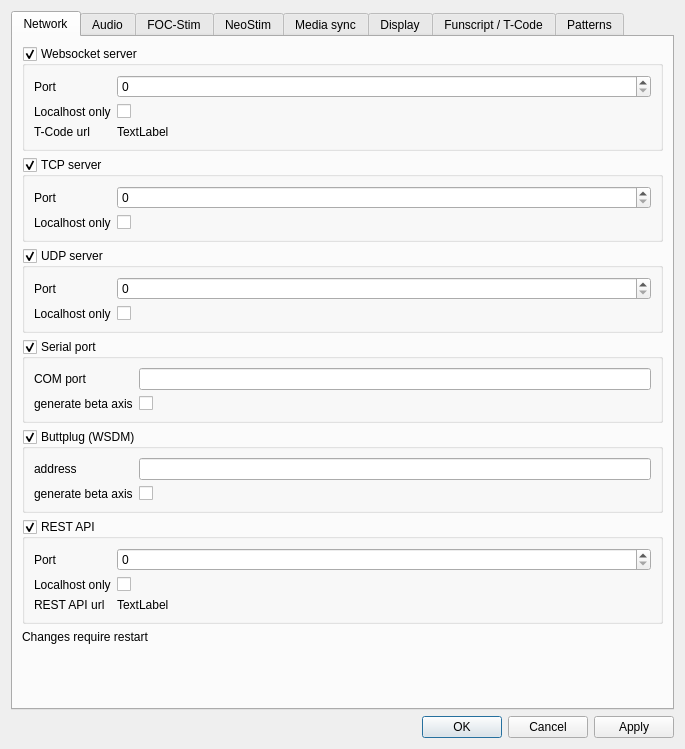
<?xml version="1.0" encoding="UTF-8"?>
<ui version="4.0">
 <class>PreferencesDialog</class>
 <widget class="QWidget" name="PreferencesDialog">
  <property name="geometry">
   <rect>
    <x>0</x>
    <y>0</y>
    <width>685</width>
    <height>749</height>
   </rect>
  </property>
  <property name="windowTitle">
   <string>Preferences</string>
  </property>
  <layout class="QVBoxLayout" name="verticalLayout">
   <item>
    <widget class="QTabWidget" name="tabWidget">
     <property name="currentIndex">
      <number>0</number>
     </property>
     <widget class="QWidget" name="tab_network">
      <attribute name="title">
       <string>Network</string>
      </attribute>
      <layout class="QVBoxLayout" name="verticalLayout_2">
       <item>
        <widget class="QGroupBox" name="gb_websocket_server">
         <property name="title">
          <string>Websocket server</string>
         </property>
         <property name="checkable">
          <bool>true</bool>
         </property>
         <layout class="QFormLayout" name="formLayout_4">
          <item row="0" column="0">
           <widget class="QLabel" name="label">
            <property name="text">
             <string>Port</string>
            </property>
           </widget>
          </item>
          <item row="1" column="0">
           <widget class="QLabel" name="label_6">
            <property name="text">
             <string>Localhost only</string>
            </property>
           </widget>
          </item>
          <item row="1" column="1">
           <widget class="QCheckBox" name="websocket_localhost_only">
            <property name="text">
             <string/>
            </property>
           </widget>
          </item>
          <item row="0" column="1">
           <widget class="QSpinBox" name="websocket_port">
            <property name="maximum">
             <number>65535</number>
            </property>
           </widget>
          </item>
          <item row="2" column="0">
           <widget class="QLabel" name="label_28">
            <property name="text">
             <string>T-Code url</string>
            </property>
           </widget>
          </item>
          <item row="2" column="1">
           <widget class="QLabel" name="label_websocket_url">
            <property name="text">
             <string>TextLabel</string>
            </property>
           </widget>
          </item>
         </layout>
        </widget>
       </item>
       <item>
        <widget class="QGroupBox" name="gb_tcp_server">
         <property name="title">
          <string>TCP server</string>
         </property>
         <property name="checkable">
          <bool>true</bool>
         </property>
         <layout class="QFormLayout" name="formLayout_2">
          <item row="0" column="0">
           <widget class="QLabel" name="label_3">
            <property name="text">
             <string>Port</string>
            </property>
           </widget>
          </item>
          <item row="1" column="0">
           <widget class="QLabel" name="label_10">
            <property name="text">
             <string>Localhost only</string>
            </property>
           </widget>
          </item>
          <item row="1" column="1">
           <widget class="QCheckBox" name="tcp_localhost_only">
            <property name="text">
             <string/>
            </property>
           </widget>
          </item>
          <item row="0" column="1">
           <widget class="QSpinBox" name="tcp_port">
            <property name="maximum">
             <number>65535</number>
            </property>
           </widget>
          </item>
         </layout>
        </widget>
       </item>
       <item>
        <widget class="QGroupBox" name="gb_udp_server">
         <property name="title">
          <string>UDP server</string>
         </property>
         <property name="flat">
          <bool>false</bool>
         </property>
         <property name="checkable">
          <bool>true</bool>
         </property>
         <layout class="QFormLayout" name="formLayout">
          <item row="0" column="0">
           <widget class="QLabel" name="label_4">
            <property name="text">
             <string>Port</string>
            </property>
           </widget>
          </item>
          <item row="1" column="0">
           <widget class="QLabel" name="label_11">
            <property name="text">
             <string>Localhost only</string>
            </property>
           </widget>
          </item>
          <item row="1" column="1">
           <widget class="QCheckBox" name="udp_localhost_only">
            <property name="text">
             <string/>
            </property>
           </widget>
          </item>
          <item row="0" column="1">
           <widget class="QSpinBox" name="udp_port">
            <property name="maximum">
             <number>65535</number>
            </property>
           </widget>
          </item>
         </layout>
        </widget>
       </item>
       <item>
        <widget class="QGroupBox" name="gb_serial">
         <property name="title">
          <string>Serial port</string>
         </property>
         <property name="checkable">
          <bool>true</bool>
         </property>
         <layout class="QFormLayout" name="formLayout_6">
          <item row="0" column="0">
           <widget class="QLabel" name="label_23">
            <property name="text">
             <string>COM port</string>
            </property>
           </widget>
          </item>
          <item row="1" column="0">
           <widget class="QLabel" name="label_24">
            <property name="text">
             <string>generate beta axis</string>
            </property>
           </widget>
          </item>
          <item row="1" column="1">
           <widget class="QCheckBox" name="serial_auto_expand">
            <property name="text">
             <string/>
            </property>
           </widget>
          </item>
          <item row="0" column="1">
           <widget class="QLineEdit" name="serial_port"/>
          </item>
         </layout>
        </widget>
       </item>
       <item>
        <widget class="QGroupBox" name="gb_buttplug_wsdm">
         <property name="title">
          <string>Buttplug (WSDM)</string>
         </property>
         <property name="checkable">
          <bool>true</bool>
         </property>
         <layout class="QFormLayout" name="formLayout_7">
          <item row="0" column="0">
           <widget class="QLabel" name="label_25">
            <property name="text">
             <string>address</string>
            </property>
           </widget>
          </item>
          <item row="0" column="1">
           <widget class="QLineEdit" name="buttplug_wsdm_address"/>
          </item>
          <item row="1" column="0">
           <widget class="QLabel" name="label_26">
            <property name="text">
             <string>generate beta axis</string>
            </property>
           </widget>
          </item>
          <item row="1" column="1">
           <widget class="QCheckBox" name="buttplug_wsdm_auto_expand">
            <property name="text">
             <string/>
            </property>
           </widget>
          </item>
         </layout>
        </widget>
       </item>
       <item>
        <widget class="QGroupBox" name="gb_rest">
         <property name="title">
          <string>REST API</string>
         </property>
         <property name="checkable">
          <bool>true</bool>
         </property>
         <layout class="QFormLayout" name="formLayout_9">
          <item row="0" column="0">
           <widget class="QLabel" name="label_29">
            <property name="text">
             <string>Port</string>
            </property>
           </widget>
          </item>
          <item row="0" column="1">
           <widget class="QSpinBox" name="rest_port">
            <property name="maximum">
             <number>65535</number>
            </property>
           </widget>
          </item>
          <item row="1" column="0">
           <widget class="QLabel" name="label_30">
            <property name="text">
             <string>Localhost only</string>
            </property>
           </widget>
          </item>
          <item row="1" column="1">
           <widget class="QCheckBox" name="rest_localhost_only">
            <property name="text">
             <string/>
            </property>
           </widget>
          </item>
          <item row="2" column="0">
           <widget class="QLabel" name="label_35">
            <property name="text">
             <string>REST API url</string>
            </property>
           </widget>
          </item>
          <item row="2" column="1">
           <widget class="QLabel" name="label_rest_url">
            <property name="text">
             <string>TextLabel</string>
            </property>
           </widget>
          </item>
         </layout>
        </widget>
       </item>
       <item>
        <widget class="QLabel" name="label_12">
         <property name="text">
          <string>Changes require restart</string>
         </property>
        </widget>
       </item>
       <item>
        <spacer name="verticalSpacer_3">
         <property name="orientation">
          <enum>Qt::Orientation::Vertical</enum>
         </property>
         <property name="sizeHint" stdset="0">
          <size>
           <width>20</width>
           <height>40</height>
          </size>
         </property>
        </spacer>
       </item>
      </layout>
     </widget>
     <widget class="QWidget" name="tab_audio">
      <attribute name="title">
       <string>Audio</string>
      </attribute>
      <layout class="QVBoxLayout" name="verticalLayout_3">
       <item>
        <widget class="QGroupBox" name="groupBox">
         <property name="title">
          <string>Audio</string>
         </property>
         <layout class="QFormLayout" name="formLayout_3">
          <item row="0" column="0">
           <widget class="QLabel" name="label_7">
            <property name="text">
             <string>Audio API</string>
            </property>
           </widget>
          </item>
          <item row="0" column="1">
           <widget class="QComboBox" name="audio_api"/>
          </item>
          <item row="1" column="0">
           <widget class="QLabel" name="label_8">
            <property name="text">
             <string>Output Device</string>
            </property>
           </widget>
          </item>
          <item row="1" column="1">
           <widget class="QComboBox" name="audio_output_device"/>
          </item>
          <item row="2" column="0">
           <widget class="QLabel" name="label_9">
            <property name="text">
             <string>Latency</string>
            </property>
           </widget>
          </item>
          <item row="2" column="1">
           <widget class="QComboBox" name="audio_latency">
            <item>
             <property name="text">
              <string>high</string>
             </property>
            </item>
            <item>
             <property name="text">
              <string>low</string>
             </property>
            </item>
            <item>
             <property name="text">
              <string>0.00</string>
             </property>
            </item>
            <item>
             <property name="text">
              <string>0.02</string>
             </property>
            </item>
            <item>
             <property name="text">
              <string>0.04</string>
             </property>
            </item>
            <item>
             <property name="text">
              <string>0.06</string>
             </property>
            </item>
            <item>
             <property name="text">
              <string>0.08</string>
             </property>
            </item>
            <item>
             <property name="text">
              <string>0.10</string>
             </property>
            </item>
            <item>
             <property name="text">
              <string>0.12</string>
             </property>
            </item>
            <item>
             <property name="text">
              <string>0.14</string>
             </property>
            </item>
            <item>
             <property name="text">
              <string>0.16</string>
             </property>
            </item>
            <item>
             <property name="text">
              <string>0.18</string>
             </property>
            </item>
            <item>
             <property name="text">
              <string>0.20</string>
             </property>
            </item>
           </widget>
          </item>
          <item row="3" column="0">
           <widget class="QLabel" name="label_27">
            <property name="text">
             <string>Info</string>
            </property>
           </widget>
          </item>
          <item row="3" column="1">
           <widget class="QLabel" name="audio_info">
            <property name="text">
             <string>TextLabel</string>
            </property>
           </widget>
          </item>
         </layout>
        </widget>
       </item>
       <item>
        <spacer name="verticalSpacer">
         <property name="orientation">
          <enum>Qt::Orientation::Vertical</enum>
         </property>
         <property name="sizeHint" stdset="0">
          <size>
           <width>20</width>
           <height>40</height>
          </size>
         </property>
        </spacer>
       </item>
      </layout>
     </widget>
     <widget class="QWidget" name="tab_foc">
      <attribute name="title">
       <string>FOC-Stim</string>
      </attribute>
      <layout class="QVBoxLayout" name="verticalLayout_5">
       <item>
        <widget class="QGroupBox" name="groupBox_11">
         <property name="title">
          <string>Communication</string>
         </property>
         <layout class="QFormLayout" name="formLayout_10">
          <item row="0" column="0">
           <widget class="QRadioButton" name="focstim_radio_serial">
            <property name="text">
             <string>Serial</string>
            </property>
           </widget>
          </item>
          <item row="1" column="0">
           <widget class="QRadioButton" name="focstim_radio_wifi">
            <property name="text">
             <string>Wifi</string>
            </property>
           </widget>
          </item>
         </layout>
        </widget>
       </item>
       <item>
        <widget class="QGroupBox" name="groupBox_8">
         <property name="title">
          <string>Serial</string>
         </property>
         <layout class="QGridLayout" name="gridLayout_5">
          <item row="0" column="0">
           <widget class="QLabel" name="label_14">
            <property name="text">
             <string>Serial port</string>
            </property>
           </widget>
          </item>
          <item row="0" column="2">
           <widget class="QComboBox" name="focstim_port">
            <property name="sizePolicy">
             <sizepolicy hsizetype="Expanding" vsizetype="Fixed">
              <horstretch>0</horstretch>
              <verstretch>0</verstretch>
             </sizepolicy>
            </property>
           </widget>
          </item>
          <item row="0" column="3">
           <widget class="QToolButton" name="focstim_refresh_serial_devices">
            <property name="text">
             <string>Refresh</string>
            </property>
           </widget>
          </item>
         </layout>
        </widget>
       </item>
       <item>
        <widget class="QGroupBox" name="groupBox_10">
         <property name="title">
          <string>Network</string>
         </property>
         <layout class="QGridLayout" name="gridLayout_7">
          <item row="0" column="1" colspan="2">
           <widget class="QLineEdit" name="focstim_ssid"/>
          </item>
          <item row="2" column="1">
           <widget class="QToolButton" name="focstim_sync">
            <property name="text">
             <string>Upload ssid/password</string>
            </property>
           </widget>
          </item>
          <item row="1" column="0">
           <widget class="QLabel" name="label_21">
            <property name="text">
             <string>Password</string>
            </property>
           </widget>
          </item>
          <item row="1" column="1" colspan="2">
           <widget class="QLineEdit" name="focstim_password"/>
          </item>
          <item row="0" column="0">
           <widget class="QLabel" name="label_20">
            <property name="text">
             <string>SSID</string>
            </property>
           </widget>
          </item>
          <item row="4" column="1">
           <widget class="QLineEdit" name="focstim_ip"/>
          </item>
          <item row="4" column="0">
           <widget class="QLabel" name="label_22">
            <property name="text">
             <string>IP</string>
            </property>
           </widget>
          </item>
          <item row="4" column="2">
           <widget class="QToolButton" name="focstim_read_ip">
            <property name="text">
             <string>Read from device</string>
            </property>
           </widget>
          </item>
         </layout>
        </widget>
       </item>
       <item>
        <widget class="QGroupBox" name="groupBox_9">
         <property name="title">
          <string>Advanced</string>
         </property>
         <layout class="QFormLayout" name="formLayout_8">
          <item row="0" column="0">
           <widget class="QLabel" name="label_15">
            <property name="text">
             <string>Use teleplot</string>
            </property>
           </widget>
          </item>
          <item row="0" column="1">
           <widget class="QCheckBox" name="focstim_use_teleplot">
            <property name="text">
             <string/>
            </property>
           </widget>
          </item>
          <item row="1" column="0">
           <widget class="QLabel" name="label_16">
            <property name="toolTip">
             <string>Useful if you have multiple FOC-Stim boxes</string>
            </property>
            <property name="text">
             <string>teleplot prefix (?)</string>
            </property>
           </widget>
          </item>
          <item row="1" column="1">
           <widget class="QLineEdit" name="focstim_teleplot_prefix"/>
          </item>
          <item row="2" column="0">
           <widget class="QLabel" name="label_18">
            <property name="text">
             <string>Dump notifications to file</string>
            </property>
           </widget>
          </item>
          <item row="2" column="1">
           <widget class="QCheckBox" name="focstim_dump_notifications">
            <property name="text">
             <string/>
            </property>
           </widget>
          </item>
         </layout>
        </widget>
       </item>
       <item>
        <spacer name="verticalSpacer_4">
         <property name="orientation">
          <enum>Qt::Orientation::Vertical</enum>
         </property>
         <property name="sizeHint" stdset="0">
          <size>
           <width>20</width>
           <height>40</height>
          </size>
         </property>
        </spacer>
       </item>
      </layout>
     </widget>
     <widget class="QWidget" name="tab_neostim">
      <attribute name="title">
       <string>NeoStim</string>
      </attribute>
      <layout class="QVBoxLayout" name="verticalLayout_8">
       <item>
        <widget class="QGroupBox" name="groupBox_4">
         <property name="title">
          <string>NeoStim</string>
         </property>
         <layout class="QGridLayout" name="gridLayout_6">
          <item row="0" column="2">
           <widget class="QToolButton" name="neostim_refresh_serial_devices">
            <property name="text">
             <string>Refresh</string>
            </property>
           </widget>
          </item>
          <item row="0" column="0">
           <widget class="QLabel" name="label_17">
            <property name="text">
             <string>Serial port</string>
            </property>
           </widget>
          </item>
          <item row="0" column="1">
           <widget class="QComboBox" name="neostim_port">
            <property name="sizePolicy">
             <sizepolicy hsizetype="Expanding" vsizetype="Fixed">
              <horstretch>0</horstretch>
              <verstretch>0</verstretch>
             </sizepolicy>
            </property>
           </widget>
          </item>
         </layout>
        </widget>
       </item>
       <item>
        <spacer name="verticalSpacer_5">
         <property name="orientation">
          <enum>Qt::Orientation::Vertical</enum>
         </property>
         <property name="sizeHint" stdset="0">
          <size>
           <width>20</width>
           <height>40</height>
          </size>
         </property>
        </spacer>
       </item>
      </layout>
     </widget>
     <widget class="QWidget" name="tab_media_settings">
      <attribute name="title">
       <string>Media sync</string>
      </attribute>
      <layout class="QVBoxLayout" name="verticalLayout_6">
       <item>
        <widget class="QGroupBox" name="groupBox_3">
         <property name="title">
          <string>MPC-HC</string>
         </property>
         <layout class="QGridLayout" name="gridLayout">
          <item row="0" column="1">
           <widget class="QLineEdit" name="mpc_address"/>
          </item>
          <item row="0" column="0">
           <widget class="QLabel" name="label_31">
            <property name="text">
             <string>address:port</string>
            </property>
           </widget>
          </item>
          <item row="0" column="2">
           <widget class="QToolButton" name="mpc_reload">
            <property name="text">
             <string>...</string>
            </property>
            <property name="icon">
             <iconset resource="../resources/restim.qrc">
              <normaloff>:/restim/arrow-round_poly.svg</normaloff>:/restim/arrow-round_poly.svg</iconset>
            </property>
           </widget>
          </item>
         </layout>
        </widget>
       </item>
       <item>
        <widget class="QGroupBox" name="groupBox_6">
         <property name="title">
          <string>HereSphere</string>
         </property>
         <layout class="QGridLayout" name="gridLayout_3">
          <item row="0" column="0">
           <widget class="QLabel" name="label_32">
            <property name="text">
             <string>address:port</string>
            </property>
           </widget>
          </item>
          <item row="0" column="1">
           <widget class="QLineEdit" name="heresphere_address"/>
          </item>
          <item row="0" column="2">
           <widget class="QToolButton" name="heresphere_reload">
            <property name="text">
             <string>...</string>
            </property>
            <property name="icon">
             <iconset resource="../resources/restim.qrc">
              <normaloff>:/restim/arrow-round_poly.svg</normaloff>:/restim/arrow-round_poly.svg</iconset>
            </property>
           </widget>
          </item>
         </layout>
        </widget>
       </item>
       <item>
        <widget class="QGroupBox" name="groupBox_7">
         <property name="title">
          <string>VLC</string>
         </property>
         <layout class="QGridLayout" name="gridLayout_4">
          <item row="0" column="2">
           <widget class="QToolButton" name="vlc_reload">
            <property name="text">
             <string>...</string>
            </property>
            <property name="icon">
             <iconset resource="../resources/restim.qrc">
              <normaloff>:/restim/arrow-round_poly.svg</normaloff>:/restim/arrow-round_poly.svg</iconset>
            </property>
           </widget>
          </item>
          <item row="0" column="0">
           <widget class="QLabel" name="label_33">
            <property name="text">
             <string>address:port</string>
            </property>
           </widget>
          </item>
          <item row="0" column="1">
           <widget class="QLineEdit" name="vlc_address"/>
          </item>
          <item row="1" column="0">
           <widget class="QLabel" name="label_34">
            <property name="text">
             <string>user/password</string>
            </property>
           </widget>
          </item>
          <item row="1" column="1">
           <widget class="QWidget" name="widget" native="true">
            <layout class="QHBoxLayout" name="horizontalLayout_2">
             <property name="leftMargin">
              <number>0</number>
             </property>
             <property name="topMargin">
              <number>0</number>
             </property>
             <property name="rightMargin">
              <number>0</number>
             </property>
             <property name="bottomMargin">
              <number>0</number>
             </property>
             <item>
              <widget class="QLineEdit" name="vlc_username"/>
             </item>
             <item>
              <widget class="QLineEdit" name="vlc_password"/>
             </item>
            </layout>
           </widget>
          </item>
         </layout>
        </widget>
       </item>
       <item>
        <widget class="QGroupBox" name="groupBox_2">
         <property name="title">
          <string>Kodi</string>
         </property>
         <layout class="QGridLayout" name="gridLayout_2">
          <item row="0" column="1">
           <widget class="QLineEdit" name="kodi_address"/>
          </item>
          <item row="0" column="0">
           <widget class="QLabel" name="label_13">
            <property name="text">
             <string>address:port</string>
            </property>
           </widget>
          </item>
          <item row="0" column="2">
           <widget class="QToolButton" name="kodi_reload">
            <property name="text">
             <string>...</string>
            </property>
            <property name="icon">
             <iconset resource="../resources/restim.qrc">
              <normaloff>:/restim/arrow-round_poly.svg</normaloff>:/restim/arrow-round_poly.svg</iconset>
            </property>
           </widget>
          </item>
         </layout>
        </widget>
       </item>
       <item>
        <widget class="QGroupBox" name="groupBox_jellyfin">
         <property name="title">
          <string>Jellyfin</string>
         </property>
         <layout class="QGridLayout" name="gridLayout_jellyfin">
          <item row="0" column="0">
           <widget class="QLabel" name="label_jellyfin_address">
            <property name="text">
             <string>address:port</string>
            </property>
           </widget>
          </item>
          <item row="0" column="1">
           <widget class="QLineEdit" name="jellyfin_address">
           </widget>
          </item>
          <item row="0" column="2">
           <widget class="QToolButton" name="jellyfin_reload">
            <property name="text">
             <string>...</string>
            </property>
            <property name="icon">
             <iconset resource="../resources/restim.qrc">
              <normaloff>:/restim/arrow-round_poly.svg</normaloff>:/restim/arrow-round_poly.svg</iconset>
            </property>
           </widget>
          </item>
          <item row="1" column="0">
           <widget class="QLabel" name="label_jellyfin_api_key">
            <property name="text">
             <string>API key</string>
            </property>
           </widget>
          </item>
          <item row="1" column="1">
           <widget class="QLineEdit" name="jellyfin_api_key">
            <property name="echoMode">
             <enum>QLineEdit::EchoMode::Password</enum>
            </property>
           </widget>
          </item>
          <item row="2" column="0">
           <widget class="QLabel" name="label_jellyfin_user">
            <property name="text">
             <string>user filter</string>
            </property>
           </widget>
          </item>
          <item row="2" column="1">
           <widget class="QLineEdit" name="jellyfin_user">
           </widget>
          </item>
          <item row="3" column="0">
           <widget class="QLabel" name="label_jellyfin_device">
            <property name="text">
             <string>device filter</string>
            </property>
           </widget>
          </item>
          <item row="3" column="1">
           <widget class="QLineEdit" name="jellyfin_device">
           </widget>
          </item>
          <item row="4" column="0">
           <widget class="QLabel" name="label_jellyfin_offset_ms">
            <property name="text">
             <string>offset (ms)</string>
            </property>
           </widget>
          </item>
          <item row="4" column="1">
           <widget class="QSpinBox" name="jellyfin_offset_ms">
            <property name="toolTip">
             <string>Positive values play the funscript ahead of the video, negative values delay it.</string>
            </property>
            <property name="minimum">
             <number>-10000</number>
            </property>
            <property name="maximum">
             <number>10000</number>
            </property>
            <property name="singleStep">
             <number>10</number>
            </property>
           </widget>
          </item>
         </layout>
        </widget>
       </item>
       <item>
        <spacer name="verticalSpacer_6">
         <property name="orientation">
          <enum>Qt::Orientation::Vertical</enum>
         </property>
         <property name="sizeHint" stdset="0">
          <size>
           <width>20</width>
           <height>40</height>
          </size>
         </property>
        </spacer>
       </item>
      </layout>
     </widget>
     <widget class="QWidget" name="tab_display">
      <attribute name="title">
       <string>Display</string>
      </attribute>
      <layout class="QVBoxLayout" name="verticalLayout_4">
       <item>
        <widget class="QGroupBox" name="groupBox_5">
         <property name="enabled">
          <bool>true</bool>
         </property>
         <property name="title">
          <string>Phase</string>
         </property>
         <layout class="QFormLayout" name="formLayout_5">
          <item row="0" column="0">
           <widget class="QLabel" name="label_2">
            <property name="text">
             <string>max fps</string>
            </property>
           </widget>
          </item>
          <item row="1" column="0">
           <widget class="QLabel" name="label_5">
            <property name="text">
             <string>display latency [ms]</string>
            </property>
           </widget>
          </item>
          <item row="0" column="1">
           <widget class="QSpinBox" name="display_fps">
            <property name="maximum">
             <number>1000</number>
            </property>
           </widget>
          </item>
          <item row="1" column="1">
           <widget class="QDoubleSpinBox" name="display_latency_ms">
            <property name="suffix">
             <string/>
            </property>
            <property name="maximum">
             <double>1000.000000000000000</double>
            </property>
           </widget>
          </item>
         </layout>
        </widget>
       </item>
       <item>
        <spacer name="verticalSpacer_2">
         <property name="orientation">
          <enum>Qt::Orientation::Vertical</enum>
         </property>
         <property name="sizeHint" stdset="0">
          <size>
           <width>20</width>
           <height>40</height>
          </size>
         </property>
        </spacer>
       </item>
      </layout>
     </widget>
     <widget class="QWidget" name="tab_funscript">
      <attribute name="title">
       <string>Funscript / T-Code</string>
      </attribute>
      <layout class="QVBoxLayout" name="verticalLayout_7">
       <item>
        <widget class="TableViewWithComboBox" name="tableView">
         <property name="sizePolicy">
          <sizepolicy hsizetype="Expanding" vsizetype="Expanding">
           <horstretch>0</horstretch>
           <verstretch>0</verstretch>
          </sizepolicy>
         </property>
        </widget>
       </item>
       <item>
        <widget class="QFrame" name="frame">
         <property name="frameShape">
          <enum>QFrame::Shape::StyledPanel</enum>
         </property>
         <property name="frameShadow">
          <enum>QFrame::Shadow::Raised</enum>
         </property>
         <layout class="QHBoxLayout" name="horizontalLayout">
          <item>
           <widget class="QPushButton" name="button_funscript_reset_defaults">
            <property name="text">
             <string>Reset all to defaults</string>
            </property>
           </widget>
          </item>
         </layout>
        </widget>
       </item>
      </layout>
     </widget>
     <widget class="QWidget" name="tab_patterns">
      <attribute name="title">
       <string>Patterns</string>
      </attribute>
      <layout class="QVBoxLayout" name="verticalLayout_9">
       <item>
        <widget class="QLabel" name="label_19">
         <property name="text">
          <string>&lt;html&gt;&lt;head/&gt;&lt;body&gt;&lt;p&gt;&lt;span style=&quot; font-size:12pt; font-weight:700;&quot;&gt;Threephase patterns&lt;/span&gt;&lt;/p&gt;&lt;/body&gt;&lt;/html&gt;</string>
         </property>
         <property name="alignment">
          <set>Qt::AlignmentFlag::AlignCenter</set>
         </property>
         <property name="margin">
          <number>10</number>
         </property>
        </widget>
       </item>
       <item>
        <widget class="QFrame" name="frame_9">
         <property name="frameShape">
          <enum>QFrame::Shape::StyledPanel</enum>
         </property>
         <property name="frameShadow">
          <enum>QFrame::Shadow::Raised</enum>
         </property>
         <layout class="QHBoxLayout" name="horizontalLayout_3">
          <item>
           <widget class="QPushButton" name="button_patterns_enable_all">
            <property name="text">
             <string>Enable All</string>
            </property>
           </widget>
          </item>
          <item>
           <widget class="QPushButton" name="button_patterns_disable_all">
            <property name="text">
             <string>Disable All</string>
            </property>
           </widget>
          </item>
          <item>
           <spacer name="horizontalSpacer">
            <property name="orientation">
             <enum>Qt::Orientation::Horizontal</enum>
            </property>
            <property name="sizeHint" stdset="0">
             <size>
              <width>40</width>
              <height>20</height>
             </size>
            </property>
           </spacer>
          </item>
         </layout>
        </widget>
       </item>
       <item>
        <widget class="QTableWidget" name="patterns_table">
         <property name="alternatingRowColors">
          <bool>true</bool>
         </property>
         <property name="selectionBehavior">
          <enum>QAbstractItemView::SelectionBehavior::SelectRows</enum>
         </property>
         <attribute name="verticalHeaderVisible">
          <bool>false</bool>
         </attribute>
         <column>
          <property name="text">
           <string>Pattern</string>
          </property>
         </column>
         <column>
          <property name="text">
           <string>Enabled</string>
          </property>
         </column>
        </widget>
       </item>
      </layout>
     </widget>
    </widget>
   </item>
   <item>
    <widget class="QDialogButtonBox" name="buttonBox">
     <property name="standardButtons">
      <set>QDialogButtonBox::StandardButton::Apply|QDialogButtonBox::StandardButton::Cancel|QDialogButtonBox::StandardButton::Ok</set>
     </property>
    </widget>
   </item>
  </layout>
 </widget>
 <customwidgets>
  <customwidget>
   <class>TableViewWithComboBox</class>
   <extends>QTableView</extends>
   <header>qt_ui/widgets/table_view_with_combobox</header>
  </customwidget>
 </customwidgets>
 <tabstops>
  <tabstop>focstim_radio_serial</tabstop>
  <tabstop>focstim_radio_wifi</tabstop>
  <tabstop>focstim_port</tabstop>
  <tabstop>focstim_refresh_serial_devices</tabstop>
  <tabstop>focstim_ssid</tabstop>
  <tabstop>focstim_password</tabstop>
  <tabstop>focstim_sync</tabstop>
  <tabstop>focstim_use_teleplot</tabstop>
  <tabstop>focstim_teleplot_prefix</tabstop>
  <tabstop>focstim_dump_notifications</tabstop>
  <tabstop>tcp_port</tabstop>
  <tabstop>udp_port</tabstop>
  <tabstop>gb_serial</tabstop>
  <tabstop>serial_auto_expand</tabstop>
  <tabstop>serial_port</tabstop>
  <tabstop>gb_buttplug_wsdm</tabstop>
  <tabstop>buttplug_wsdm_address</tabstop>
  <tabstop>buttplug_wsdm_auto_expand</tabstop>
  <tabstop>audio_latency</tabstop>
  <tabstop>tabWidget</tabstop>
  <tabstop>gb_udp_server</tabstop>
  <tabstop>audio_api</tabstop>
  <tabstop>display_latency_ms</tabstop>
  <tabstop>websocket_port</tabstop>
  <tabstop>neostim_refresh_serial_devices</tabstop>
  <tabstop>neostim_port</tabstop>
  <tabstop>mpc_address</tabstop>
  <tabstop>mpc_reload</tabstop>
  <tabstop>heresphere_address</tabstop>
  <tabstop>heresphere_reload</tabstop>
  <tabstop>vlc_reload</tabstop>
  <tabstop>vlc_address</tabstop>
  <tabstop>vlc_username</tabstop>
  <tabstop>vlc_password</tabstop>
  <tabstop>kodi_address</tabstop>
  <tabstop>kodi_reload</tabstop>
  <tabstop>jellyfin_address</tabstop>
  <tabstop>jellyfin_reload</tabstop>
  <tabstop>jellyfin_api_key</tabstop>
  <tabstop>jellyfin_user</tabstop>
  <tabstop>jellyfin_device</tabstop>
  <tabstop>jellyfin_offset_ms</tabstop>
  <tabstop>tableView</tabstop>
  <tabstop>button_funscript_reset_defaults</tabstop>
  <tabstop>button_patterns_enable_all</tabstop>
  <tabstop>button_patterns_disable_all</tabstop>
  <tabstop>patterns_table</tabstop>
  <tabstop>audio_output_device</tabstop>
  <tabstop>gb_websocket_server</tabstop>
  <tabstop>gb_tcp_server</tabstop>
  <tabstop>udp_localhost_only</tabstop>
  <tabstop>display_fps</tabstop>
  <tabstop>tcp_localhost_only</tabstop>
  <tabstop>websocket_localhost_only</tabstop>
 </tabstops>
 <resources>
  <include location="../resources/restim.qrc"/>
 </resources>
 <connections/>
</ui>
